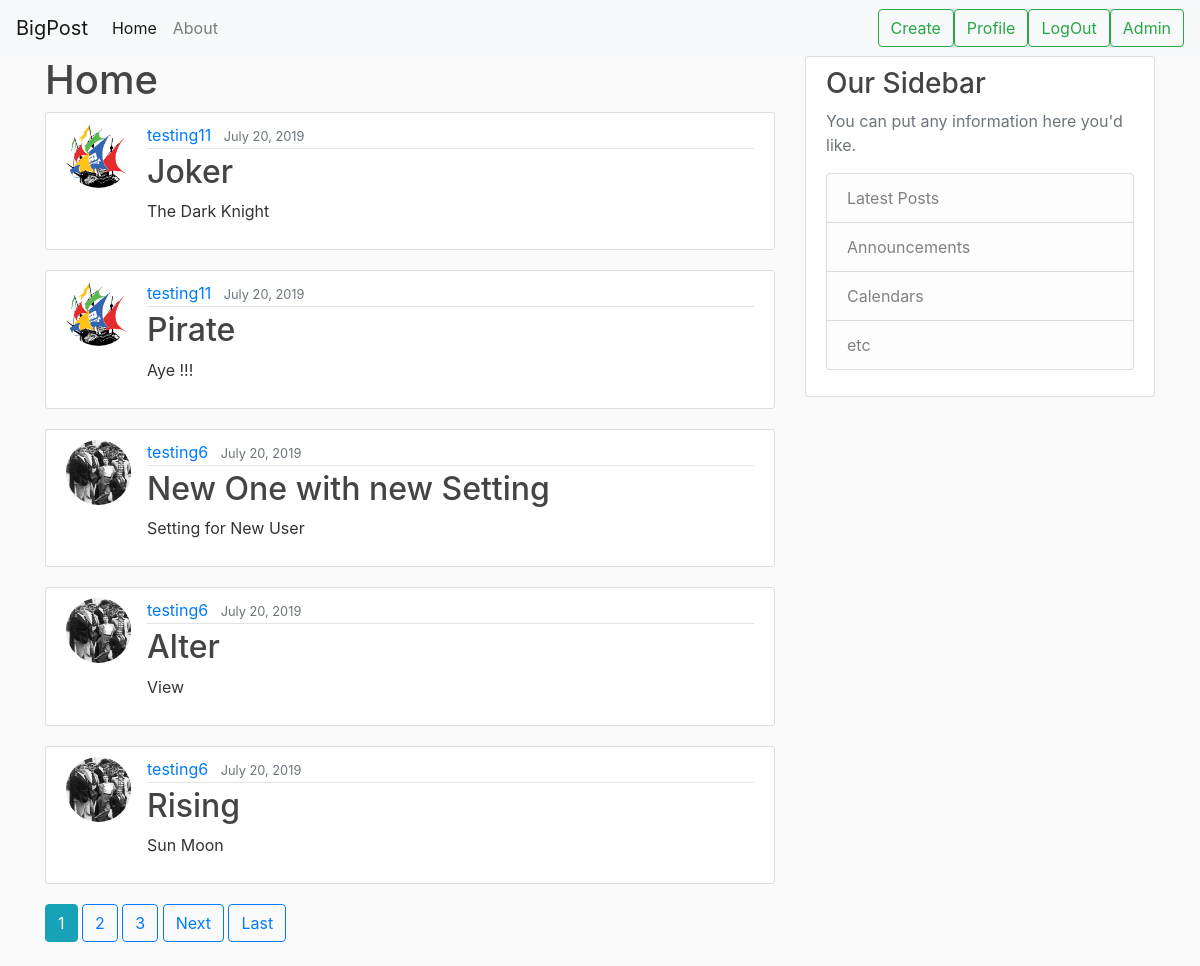
Screenshot of / (signed in) with the database file from the repository.
### post/models.py (models this page shows, shortened)
class Post(models.Model):
    title = models.CharField(max_length=100)
    content = models.TextField()
    created = models.DateTimeField(default=timezone.now)
    author = models.ForeignKey(User, on_delete=models.CASCADE)

### user/models.py (models this page shows, shortened)
class Profile(models.Model):
    user = models.OneToOneField(User, on_delete=models.CASCADE, )
    image = models.ImageField(default="default.jpg", upload_to="profile_pics", )

### post/views.py (the view)
# urls.py: path("", post_views.PostListView.as_view(), name="post-home"),
class PostListView(LoginRequiredMixin, ListView):
    model = Post
    template_name = "post/home.html"  # <app>/<model>_<view_type>.html
    context_object_name = "posts"
    ordering = "-created"
    paginate_by = 5

### post/templates/post/home.html (shortened to what this page needs)
{% extends "post/base.html" %}
{% block content %}
    <h1>Home</h1>
    {% for post in posts %}
        <article class="media content-section">
            <img class="rounded-circle article-img" src="{{ post.author.profile.image.url }}" />
            <div class="media-body">
                <div class="article-metadata">
                    <a class="mr-2" href="{% url 'user-post' post.author.username %}">{{ post.author }}</a>
                    <small class="text-muted">{{ post.created|date:"F d, Y" }}</small>
                </div>
                <h2><a class="article-title" href="{% url 'post-detail' post.id %}">{{ post.title }}</a></h2>
                <p class="article-content">{{ post.content }}</p>
            </div>
        </article>
    {% endfor %}
    {% if is_paginated %}
        {% for num in page_obj.paginator.page_range %}
            {% if page_obj.number == num %}
                <a class="btn btn-info mb-4" href="?page={{ num }}">{{ num }}</a>
            {% elif num > page_obj.number|add:"-3" and num < page_obj.number|add:"3" %}
                <a class="btn btn-outline-primary mb-4" href="?page={{ num }}">{{ num }}</a>
            {% endif %}
        {% endfor %}
        {% if page_obj.has_next %}
            <a class="btn btn-outline-primary mb-4" href="?page={{ page_obj.next_page_number }}">Next</a>
            <a class="btn btn-outline-primary mb-4" href="?page={{ page_obj.paginator.num_pages }}">Last</a>
        {% endif %}
    {% endif %}
{% endblock content %}

### post/templates/post/base.html (shortened to what this page needs)
{% load static %}
<!doctype html>
<html lang="en">
<head>
    <link rel="stylesheet" href="https://stackpath.bootstrapcdn.com/bootstrap/4.3.1/css/bootstrap.min.css"
>
    <link rel="stylesheet" type="text/css" href="{% static 'post/main.css' %}">
</head>
<body>
    <nav class="navbar navbar-expand-lg navbar-light bg-light">
        <a class="navbar-brand" href="{% url 'post-home' %}">BigPost</a>
        <div class="collapse navbar-collapse" id="navbarSupportedContent">
            <ul class="navbar-nav mr-auto">
                <li class="nav-item active">
                    <a class="nav-link" href="{% url 'post-home' %}">Home <span class="sr-only">(current)</span></a>
                </li>
                <li class="nav-item">
                    <a class="nav-link" href="{% url 'post-about' %}">About</a>
                </li>
            </ul>
            <form class="form-inline my-2 my-lg-0">
                {% if user.is_authenticated %}
                    <a class="btn btn-outline-success my-2 my-sm-0" href="{% url 'post-create' %}">Create</a>
                    <a class="btn btn-outline-success my-2 my-sm-0" href="{% url 'user-profile' %}">Profile</a>
                    <a class="btn btn-outline-success my-2 my-sm-0" href="{% url 'user-logout' %}">LogOut</a>
                {% else %}
                    <a class="btn btn-outline-success my-2 my-sm-0" href="{% url 'user-login' %}">Login</a>
                    <a class="btn btn-outline-success my-2 my-sm-0" href="{% url 'user-register' %}">Register</a>
                {% endif %}
                <a class="btn btn-outline-success my-2 my-sm-0" href="http://localhost:8000/admin/">Admin</a>
            </form>
        </div>
    </nav>
    <main role="main" class="container">
        <div class="row">
            <div class="col-md-8">
                {% block content %}
                {% endblock content %}
            </div>
            <div class="col-md-4">
                <div class="content-section">
                    <h3>Our Sidebar</h3>
                    <p class='text-muted'>You can put any information here you'd like.
                    <ul class="list-group">
                        <li class="list-group-item list-group-item-light">Latest Posts</li>
                        <li class="list-group-item list-group-item-light">Announcements</li>
                        <li class="list-group-item list-group-item-light">Calendars</li>
                        <li class="list-group-item list-group-item-light">etc</li>
                    </ul>
                    </p>
                </div>
            </div>
        </div>
    </main>
</body>
</html>

### post/static/post/main.css (style rules this page uses)
body { background: #fafafa; color: #333333; }
h1, h2, h3, h4, h5, h6 { color: #444444; }
ul { margin: 0; }
.content-section { background: #ffffff; padding: 10px 20px; border: 1px solid #dddddd; border-radius: 3px; margin-bottom: 20px; }
.article-title { color: #444444; }
.article-content { white-space: pre-line; }
.article-img { height: 65px; width: 65px; margin-right: 16px; }
.article-metadata { padding-bottom: 1px; margin-bottom: 4px; border-bottom: 1px solid #e3e3e3 }

### rows the page displays
Post: author.profile.image (picture), author "testing11", created "July 20, 2019", title "Joker", content "The Dark Knight"
Post: author.profile.image (picture), author "testing11", created "July 20, 2019", title "Pirate", content "Aye !!!"
Post: author.profile.image (picture), author "testing6", created "July 20, 2019", title "New One with new Setting", content "Setting for New User"
Post: author.profile.image (picture), author "testing6", created "July 20, 2019", title "Alter", content "View"
Post: author.profile.image (picture), author "testing6", created "July 20, 2019", title "Rising", content "Sun Moon"

### other values shown
{{ num }} "1"
{{ num }} "2" "3"
